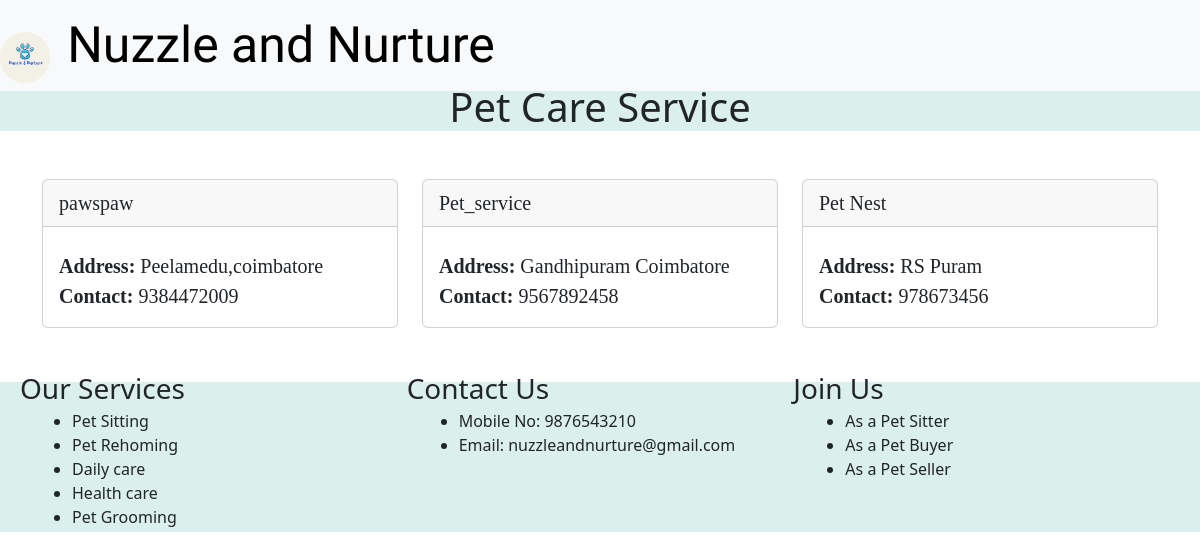
/app/find_service/, run on the app's committed database.
### app/models.py (models this page shows, shortened)
class Service(models.Model):
    name=models.CharField(max_length=100)
    address=models.TextField()
    number=models.IntegerField()

### app/views.py (the view)
# urls.py: path('find_service/',views.find_service,name='find_service'),
def find_service(request):
    services=Service.objects.all()
    return render(request,'app/find_service.html',{'services':services})
    return render(request,'app/find_service.html')

### app/templates/app/find_service.html (shortened to what this page needs)
<!DOCTYPE html>
<html lang="en" dir="ltr">
  <head>
    {% load static %}
    <link href="https://cdn.jsdelivr.net/npm/bootstrap@5.3.3/dist/css/bootstrap.min.css" rel="stylesheet">
    <link rel="stylesheet" href="buy_pet.css">
  </head>
  <body>
<nav class="navbar bg-body-tertiary">
  <div class="container1">
    <img src="{% static 'images/IMG-20240723-WA0010 1.png' %}" alt="logo" style="width: 50px; height: auto;">
    <a class="navbar-brand" href="{% url 'home' %}" style="text-decoration: none; margin-left: 13px; margin-top: 15px;font-family: 'Jolly Lodger', system-ui;color:black;font-size:50px;" >Nuzzle and Nurture</a>
   </div>
</nav>
<nav class="navbar_sell" style="background-color:#DBEFEC;">
  <div class="container1">
    <h1>Pet Care Service</h1>
  </div>
</nav>
<div class="container mt-5">
  <div class="row">
      {% for service in services %}
          <div class="col-md-4 mb-4">
              <div class="card">
                  <div class="card-header">
                      {{service.name}}
                  </div>
                  <div class="card-body">
                      <p class="card-text">
                          <strong>Address:</strong> {{ service.address }}<br>
                          <strong>Contact:</strong> {{ service.number }}<br>
                      </p>
                  </div>
              </div>
          </div>
      {% endfor %}
  </div>
</div>
<footer class="footer">
  <div class="row1">
      <div class="col" style="margin-top: -30px;">
          <h3>Our Services</h3>
          <ul style="margin-left: 20px; margin-top: -5px;">
              <li>Pet Sitting</li>
              <li>Pet Rehoming</li>
              <li>Daily care</li>
              <li>Health care</li>
              <li>Pet Grooming</li>
          </ul>
      </div>
      <div class="col" style="margin-top: -30px;">
          <h3>Contact Us</h3>
          <ul style="margin-left: 20px; margin-top: -5px;">
              <li>Mobile No: 9876543210</li>
              <li>Email: nuzzleandnurture@gmail.com</li>
          </ul>
      </div>
      <div class="col" style="margin-top: -30px;">
          <h3>Join Us</h3>
          <ul style="margin-left: 20px; margin-top: -5px;">
              <li>As a Pet Sitter</li>
              <li>As a Pet Buyer</li>
              <li>As a Pet Seller</li>
          </ul>
      </div>
  </div>
</footer>
  </body>
</html>

### app/templates/app/buy_pet.css (style rules this page uses)
.footer { background-color: #DBEFEC; height: 150px; position:relative; bottom:0; padding:20px; margin-top:30px; }
.col { flex:1; }
.row1 { display:flex; justify-content: space-between; }
.navbar_sell { display: flex; justify-content: center; align-items: center; height: 40px; }
.container { justify-content:center; font-family:"Cormorant Garamond", serif; font-size:20px; }

### app/templates/app/find_service.html (style rules this page uses)
.footer { background-color: #DBEFEC; height: 160px; position:relative; bottom:0; padding:30px; margin-top:120px; }
.col { flex:1; }
.row1 { display:flex; justify-content: space-between; }
.navbar_sell { display: flex; justify-content: center; align-items: center; height: 40px; }
.container { justify-content:center; font-family:"Cormorant Garamond", serif; font-size:20px; }

### data on the page
Service: name "pawspaw", address "Peelamedu,coimbatore", number "9384472009"
Service: name "Pet_service", address "Gandhipuram Coimbatore", number "9567892458"
Service: name "Pet Nest", address "RS Puram", number "978673456"
